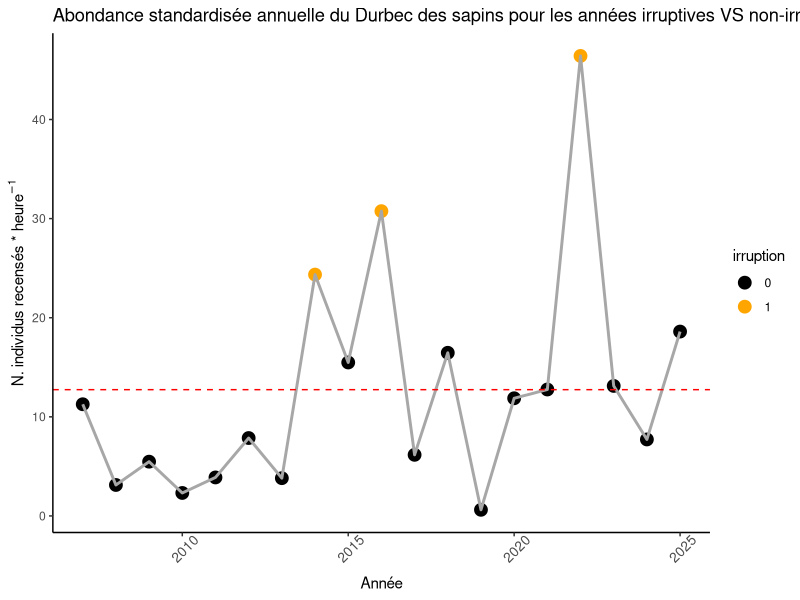
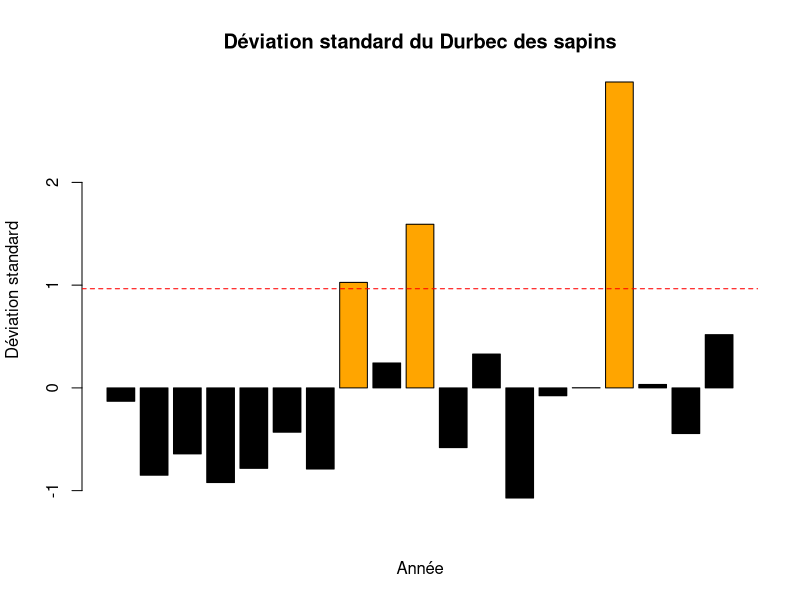
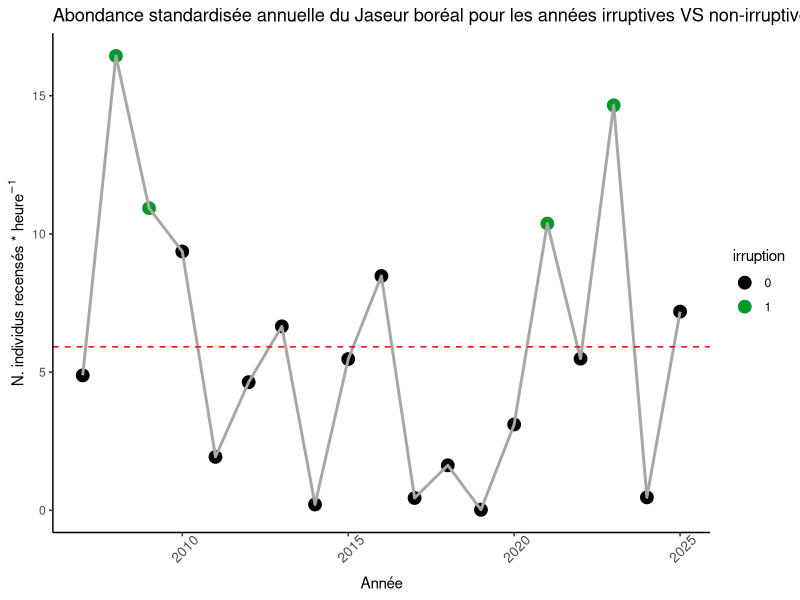
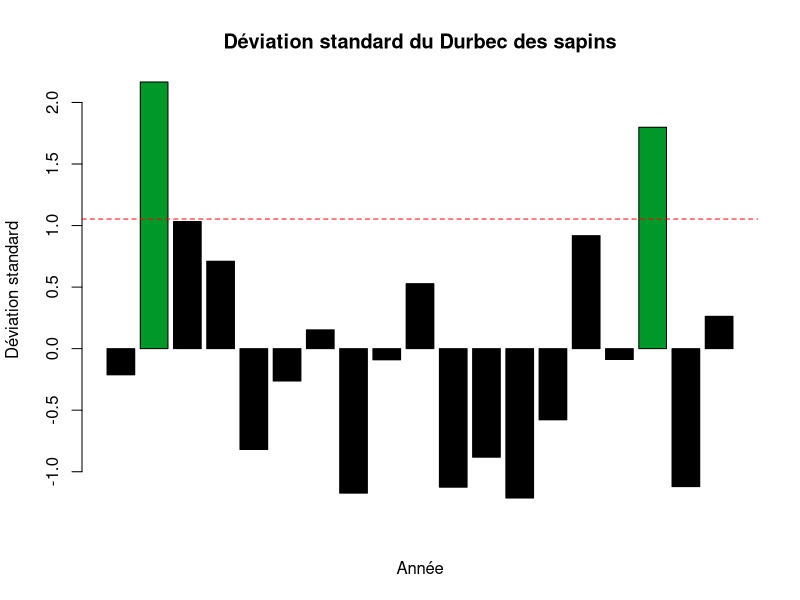
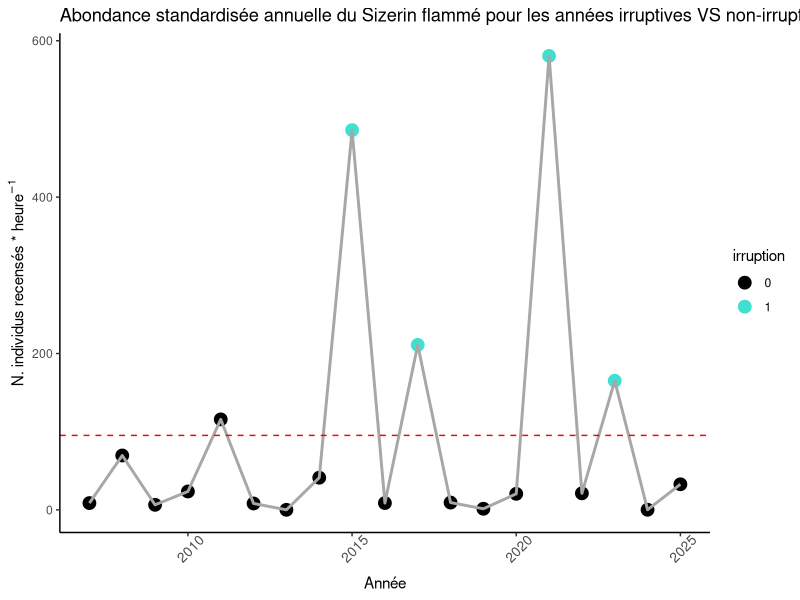
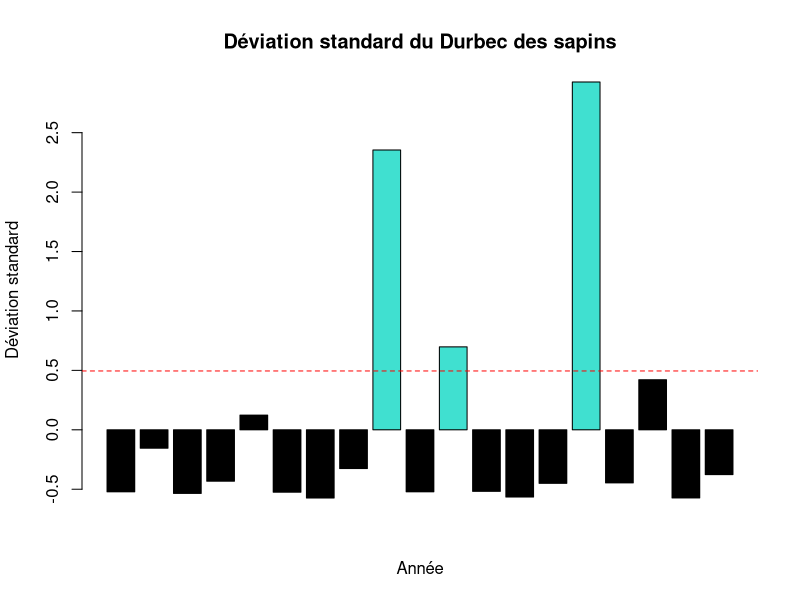
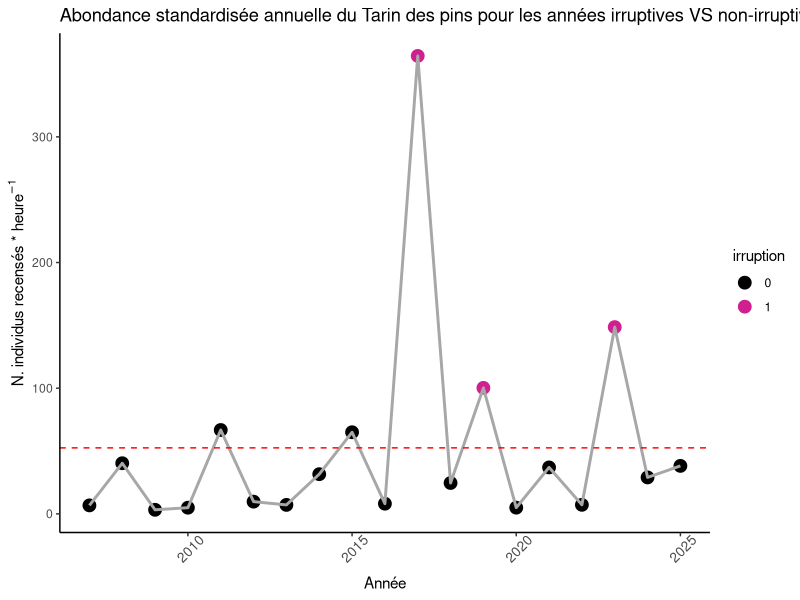
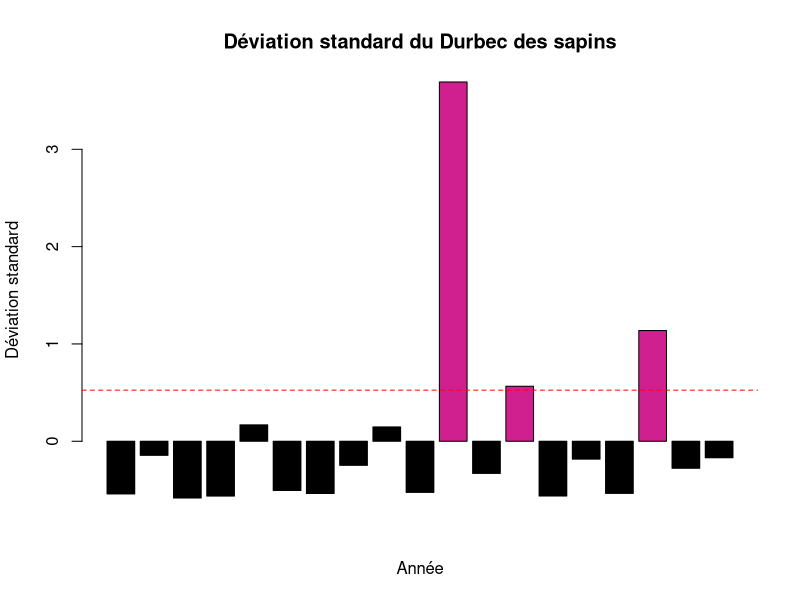

Generate these figures, in order, with R: (Note: this script raises an error after producing the figures.)
# Chargements des bibliothèques -------------------------------------------

library(readxl)
library(ggplot2)


# Chargement des répertoires de travail -----------------------------------

setwd("C:/Users/alexe/Fringilids/Data") # Alex



# Chargement données ------------------------------------------------------

DUSA <- read.csv("DUSA.csv", header = TRUE)
JABO <- read.csv("JABO.csv", header = TRUE)
SIFL <- read.csv("SIFL.csv", header = TRUE)
TAPI <- read.csv("TAPI.csv", header = TRUE)

# Filtrer tout avant 2007

DUSA <- DUSA[DUSA$Annee >= "2007",]
JABO <- JABO[JABO$Annee >= "2007",]
SIFL <- SIFL[SIFL$Annee >= "2007",]
TAPI <- TAPI[TAPI$Annee >= "2007",]

DUSA$irruption <- as.factor(DUSA$irruption)
JABO$irruption <- as.factor(JABO$irruption)
SIFL$irruption <- as.factor(SIFL$irruption)
TAPI$irruption <- as.factor(TAPI$irruption)


# Calcul des irruptions ---------------------------------------------------

# Article de Widck et al. (2023)

# We defined irruption years using the standardized deviate (Di,j) method, following LaMontagne and Boutin (2009). Standardized deviates were defined by

# Ni,j,t is the mean count of species i in cell j in year t, 
# Pi,j,t is the value predicted by the long-term trend in bird count for species i in cell j in year t, and 
# σi,j is the standard deviation for all detrended years for species i in cell j. The numerator in this expression detrends the time series and the denominator scales to unit standard deviation. Following LaMontagne and Boutin (2009), years with positive standardized deviates greater than the absolute value of the minimum deviate were considered anomalously high and indicative of irruption years.

# N: c'est la moyenne pour une année
# P: c'est la valeur prédite à long terme d'une espèce à une année précise. Notre valeur prédite correspond au valeur prédite du modèle linéaire
# Sigma: c'est l'ecart-type du numérateur

# On prend la valeur la plus petite de D (exemple -2.1) en valeur absolue comme seuil (2.1). Si D d'une année dépasse ce seuil (ex: D = 3.4 en 2016), alors 2016 est une année irruptive. 


##### DUSA

# Extraction param. équation

DUSA_Ni <- DUSA$abond_std
DUSA_P <- mean(DUSA$abond_std)
DUSA_Nipi <- DUSA_Ni - DUSA_P # Numérateur
DUSA_sigma <- sd(DUSA_Nipi) # Sigma
DUSA_Di <- DUSA_Nipi/DUSA_sigma # Standard deviate
DUSA_seuil <- abs(min(DUSA_Di)) # Seuil fixé pour irruption
DUSA_irr <- DUSA_Di > DUSA_seuil # Vecteur logique TRUE or FALSE pour irruption

# Save object to load in data_clean.R
# save(DUSA_irr, file = "DUSA_irr.R")

# Représentation graphique
DUSA$irruption<-as.factor(DUSA$irruption)

DUSA_plot <- ggplot(DUSA, aes(x = Annee, y = abond_std, color = irruption))+
  scale_color_manual(values = c( "1" = "orange", "0" = "black"))+
  geom_point(size = 4)+
  geom_path(linewidth = 1, col = "#a7a7a7")+
  labs(title = "Abondance standardisée annuelle du Durbec des sapins pour les années irruptives VS non-irruptives",
       x = "Année",
       y = expression("N. individus recensés *" ~ heure^{-1}))+
  geom_hline(yintercept = mean(DUSA$abond_std), col = "red", lty = 2)+
  theme_classic()+
  theme(axis.text.x = element_text(size = 10, angle = 45, vjust = 0.8))
DUSA_plot


# DEVIATE BARPLOTS

range(DUSA_Di)

cols <- c("black", "orange")
DUSA_col <- ifelse(DUSA_Di > 0.965, cols[2],
                                    cols[1])

DUSA_Diplot <- barplot(DUSA_Di, 
                       xlab = "Année",
                       ylab = "Déviation standard",
                       col = DUSA_col,
                       main = "Déviation standard du Durbec des sapins")
abline(h = 0.965, col = "red", lty = 2)


##### JABO

JABO_Ni <- JABO$abond_std
JABO_P <- mean(JABO$abond_std)
JABO_Nipi <- JABO_Ni - JABO_P # Numérateur
JABO_sigma <- sd(JABO_Nipi) # Sigma
JABO_Di <- JABO_Nipi/JABO_sigma # Standard deviate
JABO_seuil <- abs(min(JABO_Di)) # Seuil fixé pour irruption
JABO_irr <- JABO_Di > JABO_seuil # Vecteur logique TRUE or FALSE pour irruption

# Save object to load in data_clean.R
# save(JABO_irr, file = "JABO_irr.R")

# Représentation graphique
JABO$irruption<- as.factor(JABO$irruption)

JABO_plot <- ggplot(JABO, aes(x = Annee, y = abond_std, color = irruption))+
  scale_color_manual(values = c("1" = "#009929", "0" = "black"))+
  geom_point(size = 4)+
  geom_path(linewidth = 1, col = "#a7a7a7")+
  labs(title = "Abondance standardisée annuelle du Jaseur boréal pour les années irruptives VS non-irruptives",
       x = "Année",
       y = expression("N. individus recensés *" ~ heure^{-1}))+
  geom_hline(yintercept = mean(JABO$abond_std), col = "red", lty = 2)+
  theme_classic()+
  theme(axis.text.x = element_text(size = 10, angle = 45, vjust = 0.8))
JABO_plot


# DEVIATE BARPLOTS

range(JABO_Di)

cols <- c("black", "#009929")
JABO_col <- ifelse(JABO_Di > 1.053, cols[2],
                   cols[1])

JABO_Diplot <- barplot(JABO_Di,
                       xlab = "Année",
                       ylab = "Déviation standard",
                       col = JABO_col,
                       main = "Déviation standard du Durbec des sapins")
abline(h = 1.053, col = "red", lty = 2)


##### SIFL

SIFL_Ni <- SIFL$abond_std
SIFL_P <- mean(SIFL$abond_std)
SIFL_Nipi <- SIFL_Ni - SIFL_P # Numérateur
SIFL_sigma <- sd(SIFL_Nipi) # Sigma
SIFL_Di <- SIFL_Nipi/SIFL_sigma # Standard deviate
SIFL_seuil <- abs(min(SIFL_Di)) # Seuil fixé pour irruption
SIFL_irr <- SIFL_Di > SIFL_seuil # Vecteur logique TRUE or FALSE pour irruption

# Save object to load in data_clean.R
# save(SIFL_irr, file = "SIFL_irr.R")

# Représentation graphique
SIFL$irruption<-as.factor(SIFL$irruption)
SIFL_plot <- ggplot(SIFL, aes(x = Annee, y = abond_std, color = irruption))+
  scale_color_manual(values = c("1" = "turquoise", "0" = "black"))+
  geom_point(size = 4)+
  geom_path(linewidth = 1, col = "#a7a7a7")+
  labs(title = "Abondance standardisée annuelle du Sizerin flammé pour les années irruptives VS non-irruptives",
       x = "Année",
       y = expression("N. individus recensés *" ~ heure^{-1}))+
  geom_hline(yintercept = mean(SIFL$abond_std), col = "red", lty = 2)+
  theme_classic()+
  theme(axis.text.x = element_text(size = 10, angle = 45, vjust = 0.8))
SIFL_plot

# DEVIATE BARPLOT

range(SIFL_Di)

cols <- c("black", "turquoise")
SIFL_col <- ifelse(SIFL_Di > 0.495, cols[2],
                   cols[1])

SIFL_Diplot <- barplot(SIFL_Di,
                       xlab = "Année",
                       ylab = "Déviation standard",
                       col = SIFL_col,
                       main = "Déviation standard du Durbec des sapins")
abline(h = 0.495, col = "red", lty = 2)


##### TAPI

TAPI_Ni <- TAPI$abond_std
TAPI_P <- mean(TAPI$abond_std)

TAPI_Nipi <- TAPI_Ni - TAPI_P # Numérateur

TAPI_sigma <- sd(TAPI_Nipi) # Sigma

TAPI_Di <- TAPI_Nipi/TAPI_sigma # Standard deviate

TAPI_seuil <- abs(min(TAPI_Di)) # Seuil fixé pour irruption

TAPI_irr <- TAPI_Di > TAPI_seuil # Vecteur logique TRUE or FALSE pour irruption

# Save object to load in data_clean.R
# save(TAPI_irr, file = "TAPI_irr.R")

# Représentation graphique
TAPI$irruption<-as.factor(TAPI$irruption)
TAPI_plot <- ggplot(TAPI, aes(x = Annee, y = abond_std, color = irruption))+
  scale_color_manual(values = c("1" = "violetred", "0" = "black"))+
  geom_point(size = 4)+
  geom_path(linewidth = 1, col = "#a7a7a7")+
  labs(title = "Abondance standardisée annuelle du Tarin des pins pour les années irruptives VS non-irruptives",
       x = "Année",
       y = expression("N. individus recensés *" ~ heure^{-1}))+
  geom_hline(yintercept = mean(TAPI$abond_std), col = "red", lty = 2)+
  theme_classic()+
  theme(axis.text.x = element_text(size = 10, angle = 45, vjust = 0.8))
TAPI_plot


# DEVIATE BARPLOT

range(TAPI_Di)

cols <- c("black", "violetred")
TAPI_col <- ifelse(TAPI_Di > 0.525, cols[2],
                   cols[1])

TAPI_Diplot <- barplot(TAPI_Di,
                       xlab = "Année",
                       ylab = "Déviation standard",
                       col = TAPI_col,
                       main = "Déviation standard du Durbec des sapins")
abline(h = 0.525, col = "red", lty = 2)

plot_grid(DUSA_plot, JABO_plot, SIFL_plot, TAPI_plot)
plot_grid()
